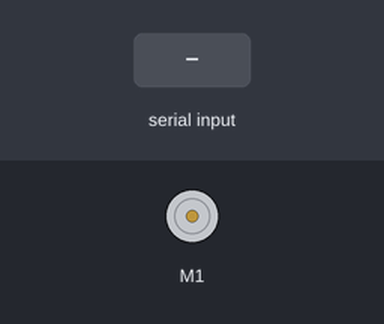
Bench run of a sketch on a simulated Arduino Uno, built with avr-gcc and run on an emulated ATmega328P. On the bench: DC motor (green arrow = forward, orange = backward, longer = faster). The inputs (shaded band) are chosen by the test bench. What the sketch prints to the serial monitor is not drawn.

Above: at 1.2 s.
1.3 s: byte 3 (3) received over Serial
At 1.78 s:
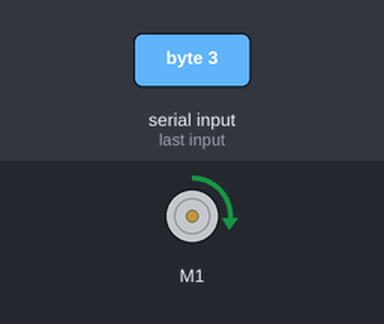
At 2.38 s:
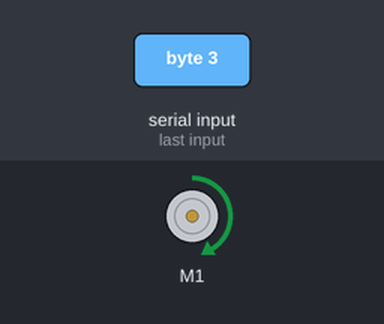
Timing chart, 0 to 7.9 s (numbered marks = the images above; inputs shaded):
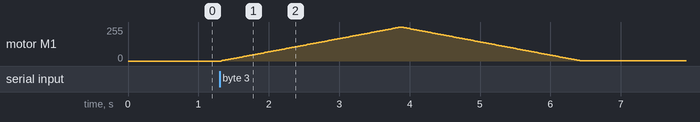

Measured:
- after the input at 1.3 s, motor M1: rises from stopped to forward 254/255 in 2.5 s, then falls to forward 1/255 in 2.6 s

The sketch:

ada_motor.ino
```cpp
#include <Wire.h>
#include <Adafruit_MotorShield.h>
int readByte = 0;

Adafruit_MotorShield AFMS = Adafruit_MotorShield();
Adafruit_DCMotor *Motor1 = AFMS.getMotor(1);

void setup() {

 AFMS.begin();
  Motor1->setSpeed(150);
  Motor1->run(FORWARD);
  Motor1->run(RELEASE);

 Serial.begin(9600);

}

void loop() {
 uint8_t i;
 if (Serial.available() > 0) {
  readByte = Serial.read();
  if(readByte==3){
 for (i=0; i<255; i++) {
  Motor1->run(FORWARD);

  Motor1->setSpeed(i);
 delay(10);
 }
  for (i=255; i!=0 ; i--) {
  Motor1->run(FORWARD);

  Motor1->setSpeed(i);
 delay(10);
 }
  Serial.write(6);
  }
 }
  }
```
